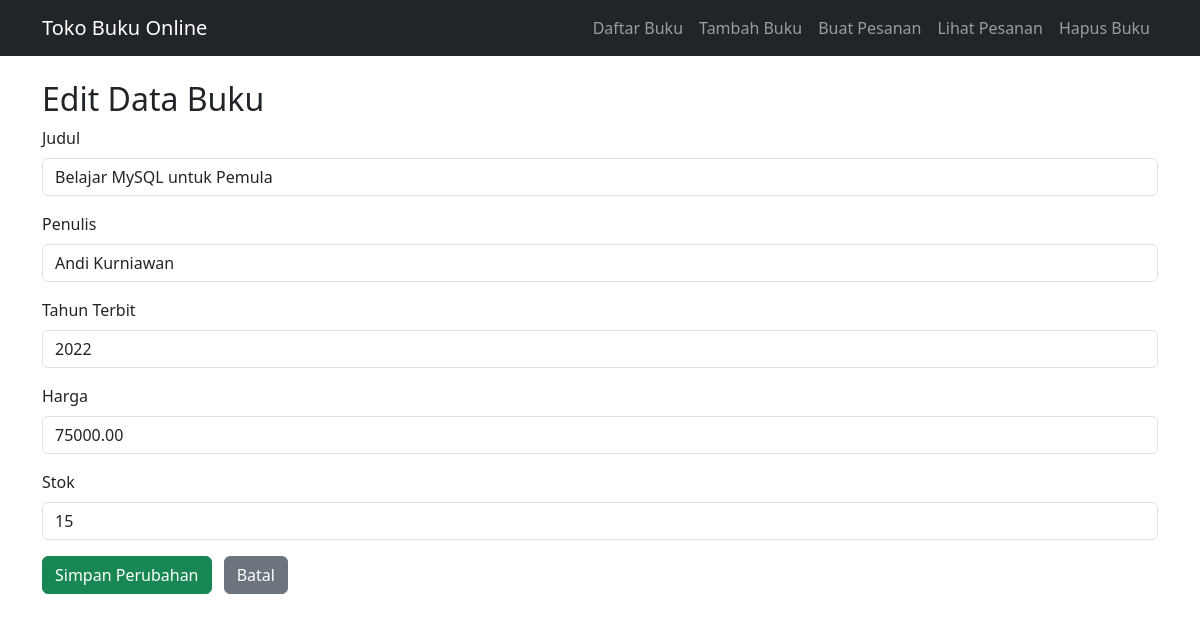
Screenshot of /form_edit.php?id=2 with the database file from the repository.
### tables this page shows
CREATE TABLE IF NOT EXISTS Buku (
    ID INT AUTO_INCREMENT PRIMARY KEY,
    Judul VARCHAR(255) NOT NULL,
    Penulis VARCHAR(255) NOT NULL,
    Tahun_Terbit INT NOT NULL,
    Harga DECIMAL(10,2) NOT NULL,
    Stok INT NOT NULL DEFAULT 0
);

### form_edit.php (the view, shortened to what this page needs)
<?php
include 'koneksi_db.php';
include 'nav.php';
$id = $_GET['id'] ?? 0;
$stmt = $conn->prepare("SELECT * FROM Buku WHERE ID = ?");
$stmt->bind_param("i", $id);
$stmt->execute();
$result = $stmt->get_result();
$row = $result->fetch_assoc();
?>
<!DOCTYPE html>
<html lang="en">
<head>
    <link href="https://cdn.jsdelivr.net/npm/bootstrap@5.3.0/dist/css/bootstrap.min.css" rel="stylesheet">
</head>
<body>
    <div class="container mt-4">
        <h2>Edit Data Buku</h2>
        <form method="post" action="proses_edit.php">
            <div class="mb-3">
                <label for="judul" class="form-label">Judul</label>
                <input type="text" class="form-control" id="judul" name="judul"
                    value="<?= htmlspecialchars($row['Judul']) ?>" required>
            </div>
            <div class="mb-3">
                <label for="penulis" class="form-label">Penulis</label>
                <input type="text" class="form-control" id="penulis" name="penulis"
                    value="<?= htmlspecialchars($row['Penulis']) ?>" required>
            </div>
            <div class="mb-3">
                <label for="tahun_terbit" class="form-label">Tahun Terbit</label>
                <input type="number" class="form-control" id="tahun_terbit" name="tahun_terbit"
                    value="<?= $row['Tahun_Terbit'] ?>" required>
            </div>
            <div class="mb-3">
                <label for="harga" class="form-label">Harga</label>
                <input type="number" class="form-control" id="harga" name="harga"
                    value="<?= $row['Harga'] ?>" step="0.01" required>
            </div>
            <div class="mb-3">
                <label for="stok" class="form-label">Stok</label>
                <input type="number" class="form-control" id="stok" name="stok"
                    value="<?= $row['Stok'] ?>" required>
            </div>
            <button type="submit" class="btn btn-success">Simpan Perubahan</button>
            <a href="index.php" class="btn btn-secondary ms-2">Batal</a>
        </form>
    </div>
</body>
</html>

### rows the page displays
buku: judul "Belajar MySQL untuk Pemula", penulis "Andi Kurniawan", tahun_terbit "2022", harga "75000.00", stok "15"
